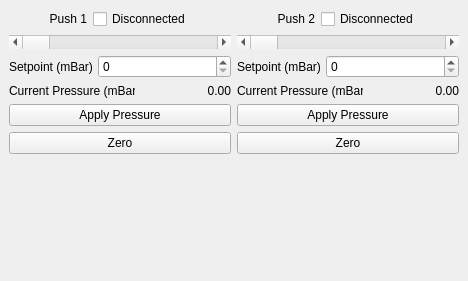
  <widget class="QDockWidget" name="pump_dockwidget">
   <property name="sizePolicy">
    <sizepolicy hsizetype="Expanding" vsizetype="Expanding">
     <horstretch>0</horstretch>
     <verstretch>0</verstretch>
    </sizepolicy>
   </property>
   <property name="windowTitle">
    <string>Pump Controls</string>
   </property>
   <attribute name="dockWidgetArea">
    <number>2</number>
   </attribute>
   <widget class="QWidget" name="dockWidgetContents_7">
    <layout class="QVBoxLayout" name="verticalLayout_10">
     <item>
      <layout class="QVBoxLayout" name="verticalLayout_4">
       <item>
        <layout class="QHBoxLayout" name="horizontalLayout_8">
         <item>
          <layout class="QVBoxLayout" name="verticalLayout_6">
           <item>
            <layout class="QHBoxLayout" name="horizontalLayout_17">
             <item>
              <spacer name="horizontalSpacer_2">
               <property name="orientation">
                <enum>Qt::Orientation::Horizontal</enum>
               </property>
               <property name="sizeHint" stdset="0">
                <size>
                 <width>40</width>
                 <height>20</height>
                </size>
               </property>
              </spacer>
             </item>
             <item>
              <widget class="QLabel" name="label_6">
               <property name="text">
                <string>Push 1</string>
               </property>
               <property name="alignment">
                <set>Qt::AlignmentFlag::AlignRight|Qt::AlignmentFlag::AlignTrailing|Qt::AlignmentFlag::AlignVCenter</set>
               </property>
              </widget>
             </item>
             <item>
              <widget class="QCheckBox" name="push1_status">
               <property name="text">
                <string>Disconnected</string>
               </property>
              </widget>
             </item>
             <item>
              <spacer name="horizontalSpacer">
               <property name="orientation">
                <enum>Qt::Orientation::Horizontal</enum>
               </property>
               <property name="sizeHint" stdset="0">
                <size>
                 <width>40</width>
                 <height>20</height>
                </size>
               </property>
              </spacer>
             </item>
            </layout>
           </item>
           <item>
            <layout class="QVBoxLayout" name="push1_layout">
             <item>
              <widget class="QScrollBar" name="push1_setpoint_scroll">
               <property name="orientation">
                <enum>Qt::Orientation::Horizontal</enum>
               </property>
              </widget>
             </item>
             <item>
              <layout class="QHBoxLayout" name="horizontalLayout_5">
               <item>
                <widget class="QLabel" name="label_9">
                 <property name="maximumSize">
                  <size>
                   <width>83</width>
                   <height>16777215</height>
                  </size>
                 </property>
                 <property name="text">
                  <string>Setpoint (mBar)</string>
                 </property>
                </widget>
               </item>
               <item>
                <widget class="QSpinBox" name="push1_setpoint_box">
                 <property name="minimumSize">
                  <size>
                   <width>100</width>
                   <height>0</height>
                  </size>
                 </property>
                 <property name="maximumSize">
                  <size>
                   <width>100000</width>
                   <height>16777215</height>
                  </size>
                 </property>
                </widget>
               </item>
              </layout>
             </item>
             <item>
              <layout class="QHBoxLayout" name="horizontalLayout_7">
               <item>
                <widget class="QLabel" name="label_10">
                 <property name="maximumSize">
                  <size>
                   <width>126</width>
                   <height>16777215</height>
                  </size>
                 </property>
                 <property name="text">
                  <string>Current Pressure (mBar)</string>
                 </property>
                </widget>
               </item>
               <item>
                <widget class="QLabel" name="push1_pressure_label">
                 <property name="text">
                  <string>0.00</string>
                 </property>
                 <property name="alignment">
                  <set>Qt::AlignmentFlag::AlignRight|Qt::AlignmentFlag::AlignTrailing|Qt::AlignmentFlag::AlignVCenter</set>
                 </property>
                </widget>
               </item>
              </layout>
             </item>
             <item>
              <widget class="QPushButton" name="push1_apply_button">
               <property name="text">
                <string>Apply Pressure</string>
               </property>
               <property name="checkable">
                <bool>false</bool>
               </property>
              </widget>
             </item>
             <item>
              <widget class="QPushButton" name="push1_zero_button">
               <property name="text">
                <string>Zero</string>
               </property>
              </widget>
             </item>
            </layout>
           </item>
          </layout>
         </item>
         <item>
          <layout class="QVBoxLayout" name="verticalLayout_8">
           <item>
            <layout class="QHBoxLayout" name="horizontalLayout_13">
             <item>
              <spacer name="horizontalSpacer_3">
               <property name="orientation">
                <enum>Qt::Orientation::Horizontal</enum>
               </property>
               <property name="sizeHint" stdset="0">
                <size>
                 <width>40</width>
                 <height>20</height>
                </size>
               </property>
              </spacer>
             </item>
             <item>
              <widget class="QLabel" name="label_12">
               <property name="text">
                <string>Push 2</string>
               </property>
               <property name="alignment">
                <set>Qt::AlignmentFlag::AlignRight|Qt::AlignmentFlag::AlignTrailing|Qt::AlignmentFlag::AlignVCenter</set>
               </property>
              </widget>
             </item>
             <item>
              <widget class="QCheckBox" name="push2_status">
               <property name="text">
                <string>Disconnected</string>
               </property>
              </widget>
             </item>
             <item>
              <spacer name="horizontalSpacer_4">
               <property name="orientation">
                <enum>Qt::Orientation::Horizontal</enum>
               </property>
               <property name="sizeHint" stdset="0">
                <size>
                 <width>40</width>
                 <height>20</height>
                </size>
               </property>
              </spacer>
             </item>
            </layout>
           </item>
           <item>
            <layout class="QVBoxLayout" name="push2_layout">
             <item>
              <widget class="QScrollBar" name="push2_setpoint_scroll">
               <property name="orientation">
                <enum>Qt::Orientation::Horizontal</enum>
               </property>
              </widget>
             </item>
             <item>
              <layout class="QHBoxLayout" name="horizontalLayout_9">
               <item>
                <widget class="QLabel" name="label_13">
                 <property name="maximumSize">
                  <size>
                   <width>83</width>
                   <height>16777215</height>
                  </size>
                 </property>
                 <property name="text">
                  <string>Setpoint (mBar)</string>
                 </property>
                </widget>
               </item>
               <item>
                <widget class="QSpinBox" name="push2_setpoint_box">
                 <property name="sizePolicy">
                  <sizepolicy hsizetype="MinimumExpanding" vsizetype="Fixed">
                   <horstretch>0</horstretch>
                   <verstretch>0</verstretch>
                  </sizepolicy>
                 </property>
                 <property name="minimumSize">
                  <size>
                   <width>100</width>
                   <height>0</height>
                  </size>
                 </property>
                 <property name="maximumSize">
                  <size>
                   <width>10000</width>
                   <height>16777215</height>
                  </size>
                 </property>
                </widget>
               </item>
              </layout>
             </item>
             <item>
              <layout class="QHBoxLayout" name="horizontalLayout_10">
               <item>
                <widget class="QLabel" name="label_14">
                 <property name="maximumSize">
                  <size>
                   <width>126</width>
                   <height>16777215</height>
                  </size>
                 </property>
                 <property name="text">
                  <string>Current Pressure (mBar)</string>
                 </property>
                </widget>
               </item>
               <item>
                <widget class="QLabel" name="push2_pressure_label">
                 <property name="text">
                  <string>0.00</string>
                 </property>
                 <property name="alignment">
                  <set>Qt::AlignmentFlag::AlignRight|Qt::AlignmentFlag::AlignTrailing|Qt::AlignmentFlag::AlignVCenter</set>
                 </property>
                </widget>
               </item>
              </layout>
             </item>
             <item>
              <widget class="QPushButton" name="push2_apply_button">
               <property name="text">
                <string>Apply Pressure</string>
               </property>
               <property name="checkable">
                <bool>false</bool>
               </property>
              </widget>
             </item>
             <item>
              <widget class="QPushButton" name="push2_zero_button">
               <property name="text">
                <string>Zero</string>
               </property>
              </widget>
             </item>
            </layout>
           </item>
          </layout>
         </item>
         <item>
          <layout class="QVBoxLayout" name="verticalLayout_5"/>
         </item>
        </layout>
       </item>
      </layout>
     </item>
     <item>
      <spacer name="verticalSpacer_3">
       <property name="orientation">
        <enum>Qt::Orientation::Vertical</enum>
       </property>
       <property name="sizeHint" stdset="0">
        <size>
         <width>20</width>
         <height>118</height>
        </size>
       </property>
      </spacer>
     </item>
    </layout>
   </widget>
  </widget>
